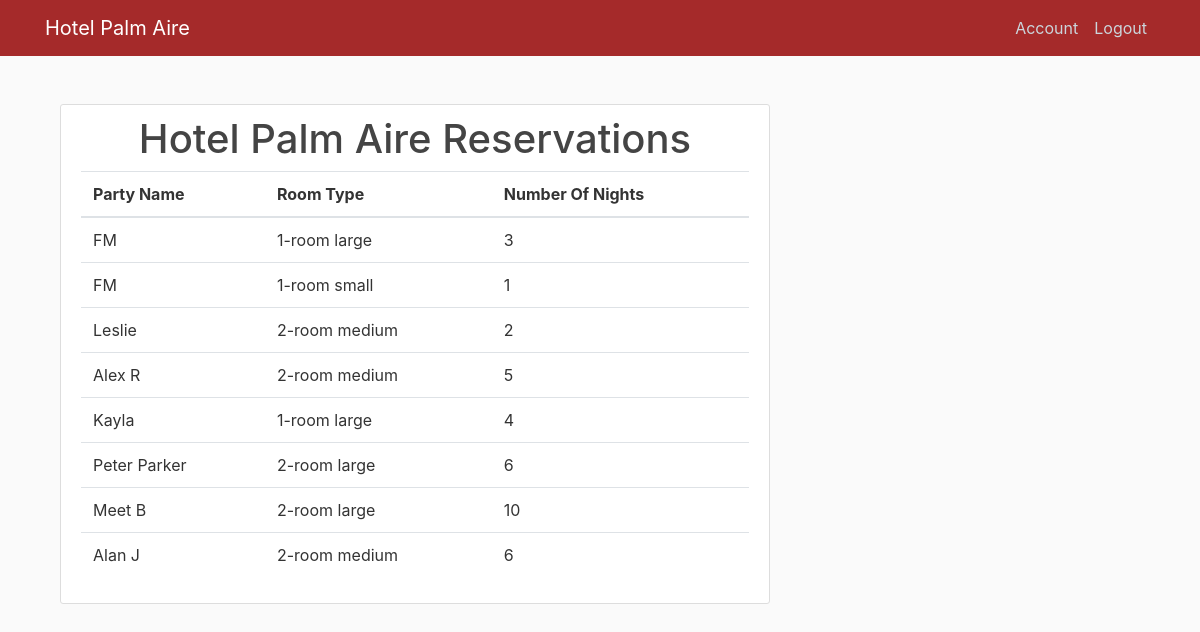
Page /admin_view (signed in) on the committed database.
### hotelmanagment/models.py (models this page shows, shortened)
class Booking(db.Model, UserMixin):
    id = db.Column(db.Integer, primary_key=True)
    party_name = db.Column(db.String(20), nullable=False)
    number_of_nights = db.Column(db.Integer)
    room_type = db.Column(db.Integer)
    user_id = db.Column(db.Integer, db.ForeignKey('user.id'), nullable=False)

### hotelmanagment/routes.py (the view)
@app.route("/admin_view")
@login_required
def admin_view():
    bookings = Booking.query.all()
    return render_template('admin_view.html', title='Admin View', bookings=bookings)

### hotelmanagment/models.py (called while the page is built)
@login_manager.user_loader
def load_user(user_id):
    return User.query.get(int(user_id))

### hotelmanagment/templates/admin_view.html
﻿{% extends "layout.html" %}
{% block content %}
        <article class="content-section">
            <h1>Hotel Palm Aire Reservations</h1>
            <table class="table">
                <thead><tr><th>Party Name</th><th>Room Type</th><th>Number Of Nights</th></tr></thead>
                <tbody>
                    {% for booking in bookings %}
                        <tr>
                            <td>{{ booking.party_name }}</td>
                            {% if booking.room_type == 1 %}
                                <td>1-room small</td>
                            {% else %}
                                {% if booking.room_type == 2 %}
                                    <td>1-room medium</td>
                                {% else %}
                                    {% if booking.room_type == 3 %}
                                        <td>1-room large</td>
                                    {% else %}
                                        {% if booking.room_type == 4 %}
                                             <td>2-room medium</td>
                                        {% else %}
                                            <td>2-room large</td>
                                        {% endif %}
                                    {% endif %}
                                {% endif %}
                            {% endif %}
                            <td>{{ booking.number_of_nights }}</td>
                        </tr>
                    {% endfor %}
                </tbody>
            </table>
        </article>
{% endblock content %}

### hotelmanagment/templates/layout.html (shortened to what this page needs)
﻿<!DOCTYPE html>
<html>
<head>
    <link rel="stylesheet" href="https://maxcdn.bootstrapcdn.com/bootstrap/4.0.0/css/bootstrap.min.css">
    <link rel="stylesheet" type="text/css" href="{{ url_for('static', filename='main.css') }}">
</head>
<body>
    <header class="site-header">
        <nav class="navbar navbar-expand-md navbar-dark bg-header fixed-top">
            <div class="container">
                <a class="navbar-brand mr-4" href="/">Hotel Palm Aire</a>
                <div class="navbar-nav">
                    {% if current_user.is_authenticated and current_user.email == "hotelmanagment213@gmail.com" %}
                        <a class="nav-item nav-link" href="/admin_view">Account</a>
                        <a class="nav-item nav-link" href="/logout">Logout</a>
                    {% elif current_user.is_authenticated %}
                        <a class="nav-item nav-link" href="/client_view">Account</a>
                        <a class="nav-item nav-link" href="/logout">Logout</a>
                    {% else %}
                        <a class="nav-item nav-link" href="/login">Login</a>
                        <a class="nav-item nav-link" href="/register">Register</a>
                    {% endif %}
                </div>
            </div>
        </nav>
    </header>
    <main role="main" class="container">
    <div class="col-md-8">
          {% block content %}{% endblock %}
        </div>
    </main>
</body>
</html>

### hotelmanagment/static/main.css (style rules this page uses)
body { background: #fafafa; color: #333333; margin-top: 5rem; }
h1, h2, h3, h4, h5, h6 { color: #444444; }
.bg-header { background-color: #a52a2a; }
.site-header .navbar-nav .nav-link { color: #cbd5db; }
.content-section { background: #ffffff; padding: 10px 20px; border: 1px solid #dddddd; border-radius: 3px; margin-bottom: 20px; text-align: center; }

### rows in the picture
Booking: party_name "FM", room_type "1-room large", number_of_nights "3"
Booking: party_name "FM", room_type "1-room small", number_of_nights "1"
Booking: party_name "Leslie", room_type "2-room medium", number_of_nights "2"
Booking: party_name "Alex R", room_type "2-room medium", number_of_nights "5"
Booking: party_name "Kayla", room_type "1-room large", number_of_nights "4"
Booking: party_name "Peter Parker", room_type "2-room large", number_of_nights "6"
Booking: party_name "Meet B", room_type "2-room large", number_of_nights "10"
Booking: party_name "Alan J", room_type "2-room medium", number_of_nights "6"
